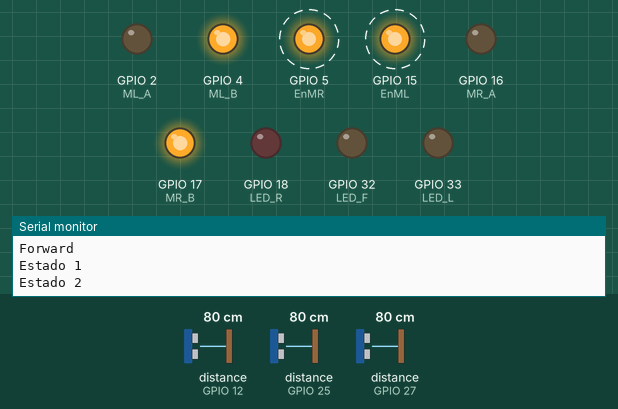
This sketch was run on a simulated ESP32. Shown: output pins drawn as LEDs (lit = HIGH), the last lines printed to the serial monitor. Wiring (inferred from the names in the program): 3 × ultrasonic range finder: trigger GPIO 13, echo GPIO 12 / trigger GPIO 14, echo GPIO 27 / trigger GPIO 26, echo GPIO 25. Dashed ring = blinking. The test bench sets the inputs (shaded band); at power-on: distance to the obstacle (sensors on GPIO 12, GPIO 27, GPIO 25) 80 cm. The echo pulse lasts 58.3 µs per cm; pins used as bus, display or sensor lines are not drawn.

Above: at 1.2 s.
1.3 s: distance to the obstacle (sensor on GPIO 12) set to 8 cm
4.3 s: distance to the obstacle (sensor on GPIO 12) set to 5 cm
At 4.69 s:
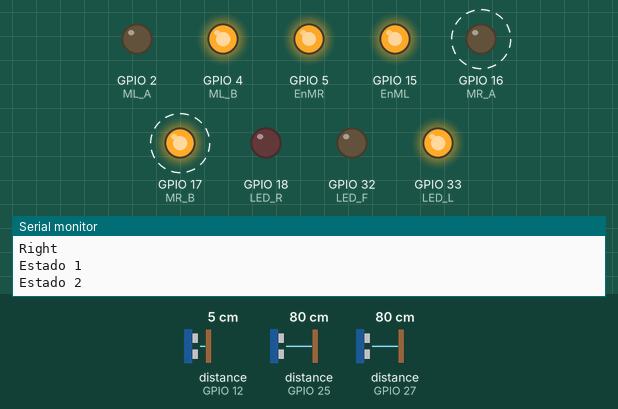
7.3 s: distance to the obstacle (sensor on GPIO 27) set to 2 cm
At 7.8 s:
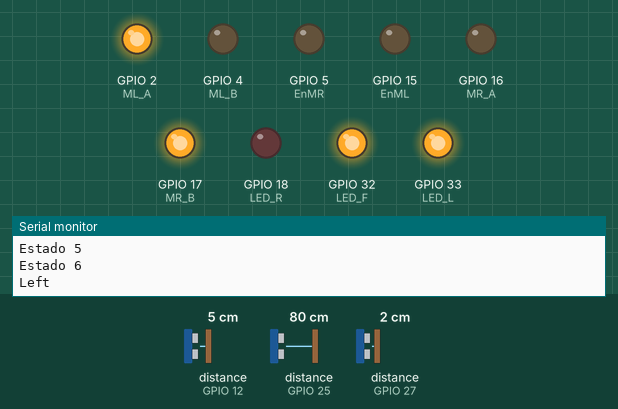
10.3 s: distance to the obstacle (sensor on GPIO 25) set to 8 cm
13.3 s: distance to the obstacle (sensor on GPIO 25) set to 5 cm
At 14.1 s:
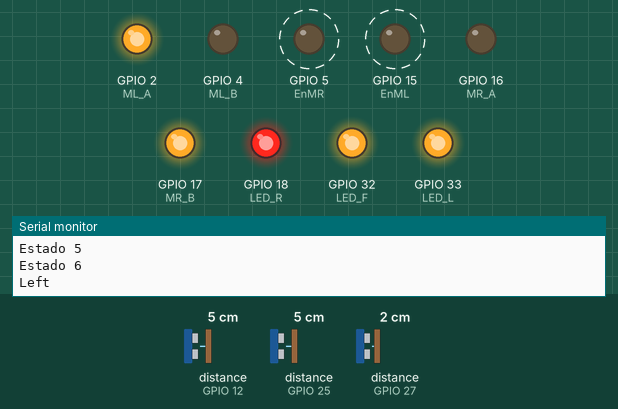
16.3 s: distance to the obstacle (sensor on GPIO 27) set to 250 cm
At 16.51 s:
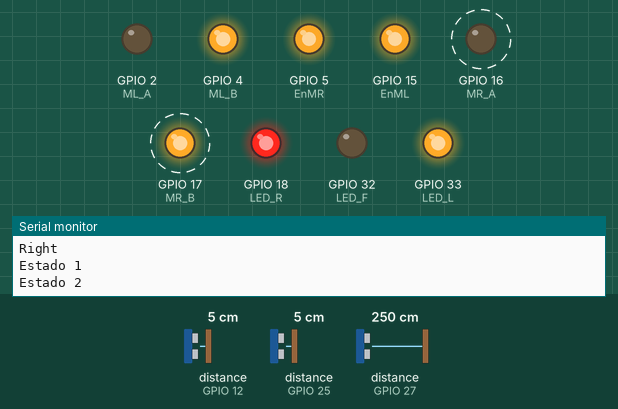
Timing chart, 0 to 20.3 s (numbered marks = the images above; inputs shaded):
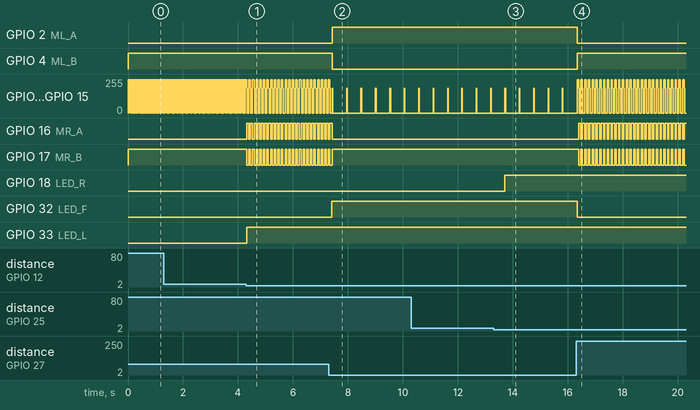

The sketch:

17-Resolvedor_de_laberintos.ino
```cpp
//-----------------definiciones----------------
#define EnML 15
#define ML_A 2
#define ML_B 4

#define EnMR 5
#define MR_A 16
#define MR_B 17

#define pot 39

#define LED_L 33
#define LED_F 32
#define LED_R 18

#define echoPin_L 12
#define trigPin_L 13

#define echoPin_F 27
#define trigPin_F 14

#define echoPin_R 25
#define trigPin_R 26

//-----------------variables----------------
long duration_L;
long duration_F;
long duration_R;

int dist_L;
int dist_F;
int dist_R;

// Configurando los parámetros de PWM
const int frecuencia = 5000;
const int canal_L = 0;
const int canal_R = 1;
const int resolucion = 12;

int vel = 0;

int estado = 0;

//-----------------setup----------------
void setup() {
  pinMode(EnML, OUTPUT);
  pinMode(ML_A, OUTPUT);
  pinMode(ML_B, OUTPUT);

  pinMode(EnMR, OUTPUT);
  pinMode(MR_A, OUTPUT);
  pinMode(MR_B, OUTPUT);

  ledcSetup(canal_L, frecuencia, resolucion);
  ledcSetup(canal_R, frecuencia, resolucion);

  ledcAttachPin(EnML, canal_L);
  ledcAttachPin(EnMR, canal_R);

  pinMode(LED_L, OUTPUT);
  pinMode(LED_F, OUTPUT);
  pinMode(LED_R, OUTPUT);

  pinMode(trigPin_L, OUTPUT);   // Se define el pin trigger como SALIDA
  pinMode(echoPin_L, INPUT);    // Se define el pin echo como entrada
  pinMode(trigPin_F, OUTPUT);   // Se define el pin trigger como SALIDA
  pinMode(echoPin_F, INPUT);    // Se define el pin echo como entrada
  pinMode(trigPin_R, OUTPUT);   // Se define el pin trigger como SALIDA
  pinMode(echoPin_R, INPUT);    // Se define el pin echo como entrada

  Serial.begin(115200);
}

//-----------------loop----------------
void loop() {
  switch (estado){

    case 0:
      Serial.println("Estado 0");
      estado = 1;
    break;

    case 1:
      Serial.println("Estado 1");
      US_front();
      if (dist_F > 12){
        estado = 2;
      }
      else if (dist_F < 12){
      //else  {estado = 5;}
        estado = 5;
      }
    break;

    case 2:
      //Forward
      Serial.println("Estado 2");
      Forward();
      US_left();
      US_right();
      if (dist_L < 7){
        estado = 3;
      }
      else if (dist_R < 7){
        estado = 4;
      }
      else{
        estado = 1;
      }
    break;

    case 3:
      //Corrige a la derecha
      Serial.println("Estado 3");
      Right();
      delay(50);
      estado = 1;
    break;

    case 4:
      //Corrige a la izquierda
      Serial.println("Estado 4");
      Left();
      delay(50);
      estado = 1;
    break;

    case 5:
      //Obstaculo de frente
      Serial.println("Estado 5");
      US_left();
      US_right();
      if (dist_L < 12){
        estado = 6;
      }
      else if (dist_R < 12){
        estado = 7;
      }
    break;

    case 6:
      //Giro 90 a la izquierda
      Serial.println("Estado 6");
      Left();
      delay(500);
      estado = 1;
    break;

    case 7:
      //Giro 90 a la derecha
      Serial.println("Estado 7");
      Right();
      delay(500);
      estado = 1;
    break;
  }

}

//-----------------funciones----------------
void Forward(){
  digitalWrite(ML_A, LOW);
  digitalWrite(ML_B, HIGH);
  digitalWrite(MR_A, LOW);
  digitalWrite(MR_B, HIGH);
  ledcWrite(canal_L, 4000);
  ledcWrite(canal_R, 4000);
  delay(50);
  ledcWrite(canal_L, vel);
  ledcWrite(canal_R, vel);
  Serial.println("Forward");
}

void Back(){
  digitalWrite(ML_A, HIGH);
  digitalWrite(ML_B, LOW);
  digitalWrite(MR_A, HIGH);
  digitalWrite(MR_B, LOW);
  ledcWrite(canal_L, 3000);
  ledcWrite(canal_R, 3000);
  delay(20);
  ledcWrite(canal_L, vel);
  ledcWrite(canal_R, vel);
  Serial.println("Back");
}

void Stop(){
  digitalWrite(ML_A, LOW);
  digitalWrite(ML_B, LOW);
  digitalWrite(MR_A, LOW);
  digitalWrite(MR_B, LOW);
  Serial.println("Stopped");
}

void Right(){
  digitalWrite(ML_A, LOW);
  digitalWrite(ML_B, HIGH);
  digitalWrite(MR_A, HIGH);
  digitalWrite(MR_B, LOW);
  ledcWrite(canal_L, 3000);
  ledcWrite(canal_R, 3000);
  delay(20);
  ledcWrite(canal_L, 0.56*vel);
  ledcWrite(canal_R, 0.56*vel);
  Serial.println("Right");
}

void Left(){
  digitalWrite(ML_A, HIGH);
  digitalWrite(ML_B, LOW);
  digitalWrite(MR_A, LOW);
  digitalWrite(MR_B, HIGH);
  ledcWrite(canal_L, 3000);
  ledcWrite(canal_R, 3000);
  delay(20);
  ledcWrite(canal_L, 0.56*vel);
  ledcWrite(canal_R, 0.56*vel);
  Serial.println("Left");
}

void Slow_Forward(){
  digitalWrite(ML_A, LOW);
  digitalWrite(ML_B, HIGH);
  digitalWrite(MR_A, LOW);
  digitalWrite(MR_B, HIGH);
  ledcWrite(canal_L, 3000);
  ledcWrite(canal_R, 3000);
  delay(20);
  ledcWrite(canal_L, 0.56*vel);
  ledcWrite(canal_R, 0.56*vel);
  Serial.println("Slow_Forward");
}

void Slow_Back(){
  digitalWrite(ML_A, HIGH);
  digitalWrite(ML_B, LOW);
  digitalWrite(MR_A, HIGH);
  digitalWrite(MR_B, LOW);
  ledcWrite(canal_L, 3000);
  ledcWrite(canal_R, 3000);
  delay(20);
  ledcWrite(canal_L, 0.56*vel);
  ledcWrite(canal_R, 0.56*vel);
  Serial.println("Slow_Back");
}

int US_left(){
  digitalWrite(trigPin_L, LOW);
  delayMicroseconds(2);

  digitalWrite(trigPin_L, HIGH);
  delayMicroseconds(10);
  digitalWrite(trigPin_L, LOW);

  duration_L = pulseIn(echoPin_L, HIGH);
  dist_L = duration_L * 0.0343 / 2;

  if(dist_L < 7){
    digitalWrite(LED_L, HIGH);
  }
  else digitalWrite(LED_L, LOW);

  return dist_L;
}

int US_front(){
  digitalWrite(trigPin_F, LOW);
  delayMicroseconds(2);

  digitalWrite(trigPin_F, HIGH);
  delayMicroseconds(10);
  digitalWrite(trigPin_F, LOW);

  duration_F = pulseIn(echoPin_F, HIGH);
  dist_F = duration_F * 0.0343 / 2;

  if(dist_F < 10){
    digitalWrite(LED_F, HIGH);
  }
  else digitalWrite(LED_F, LOW);

  return dist_F;
}

int US_right(){
  digitalWrite(trigPin_R, LOW);
  delayMicroseconds(2);

  digitalWrite(trigPin_R, HIGH);
  delayMicroseconds(10);
  digitalWrite(trigPin_R, LOW);

  duration_R = pulseIn(echoPin_R, HIGH);
  dist_R = duration_R * 0.0343 / 2;

  if(dist_R < 7){
    digitalWrite(LED_R, HIGH);
  }
  else digitalWrite(LED_R, LOW);

  return dist_R;
}
```

Measured:
- the behaviour switches between 7 and 6 cm on distance to the obstacle (sensor on GPIO 12) (found by bisection; images 0 and 1)
- the behaviour switches between 7 and 6 cm on distance to the obstacle (sensor on GPIO 25) (found by bisection; images 2 and 3)
- after the input at 4.3 s, GPIO 16 (MR_A): alternates HIGH for 0.08 s and LOW for 0.06 s, starting at once; GPIO 17 (MR_B): alternates HIGH for 0.06 s and LOW for 0.08 s, starting at once; GPIO 33 (LED_L): LOW → HIGH at once
- after the input at 7.3 s, GPIO 2 (ML_A), GPIO 32 (LED_F): LOW → HIGH after 0.12 s; GPIO 4 (ML_B): HIGH → LOW after 0.12 s; GPIO 16 (MR_A): goes on until 7.4 s, then stays LOW; GPIO 17 (MR_B): goes on until 7.4 s, then stays HIGH
- after the input at 13.3 s, GPIO 18 (LED_R): LOW → HIGH after 0.41 s
- after the input at 16.3 s, GPIO 2 (ML_A), GPIO 32 (LED_F): HIGH → LOW at once; GPIO 4 (ML_B): LOW → HIGH at once; GPIO 16 (MR_A): alternates HIGH for 0.09 s and LOW for 0.05 s, starting after 0.09 s; GPIO 17 (MR_B): alternates HIGH for 0.05 s and LOW for 0.09 s, starting after 0.09 s
- by itself, GPIO 5 (EnMR), GPIO 15 (EnML): repeats every 0.14 s: 187/255 0.02 s, 0/255 0.07 s, 249/255 0.05 s
